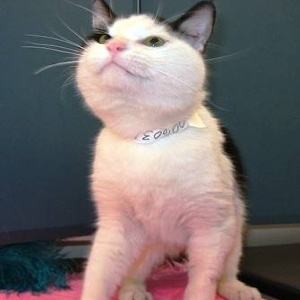
#> input picture Deep Learning/cat-bunny/val-cat-rabbit/cat/cat.106.jpg, 300 x 300 px, found by its file name; its folder holds only this picture in this run
$ python load_catbunny.py
#> lines starting #> are read from the running program, lines starting #| are printed output that depends on the picture
#%% Importamos las librerías necesarias
import numpy as np
from PIL import Image
import os


# %% functions
def load_category(cat:str, base_path:str):
#> called with cat = 'cat', base_path = './datasets/cat-bunny/train-cat-rabbit/'
    x_ = []
    labels = []
    path = os.path.join(base_path, cat)

    # Cargamos todas las imagenes
    for img_name in os.listdir(path):
        img_path = os.path.join(path, img_name)

        try:
            # Cargamos y reducimos tamaño
            img = Image.open(img_path).convert("RGB")
#> img is the input picture: PIL image 300x300 RGB; mean R, G, B 117.7, 109.8, 110.1
            img = img.resize((64, 64))
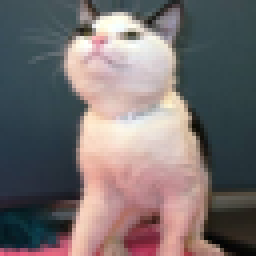
#> img: PIL image 64x64 RGB (shown 4 times larger); mean R, G, B 117.6, 109.8, 110.1
            # Pasamos a numpy y añadimos a lista y su categoria
            x_.append(np.array(img))

            if cat == "cat":
                labels.append(1)
            else:
                labels.append(0)

        except Exception as e:
            print(f"[Error] Falló la carga. {e} ")

    return np.array(x_) / 255, np.array(labels)


def load_set(base_path:str):
    # Cargamos las imagenes.
    X_ = []; Y_ = []
    for cat in ["cat", "rabbit"]:
        x, y_ = load_category(cat, base_path)
#> y_ = [1]
        X_.append(x); Y_.append(y_)

    X_ = np.vstack([X_[0], X_[1]])
    Y_ = np.hstack([Y_[0], Y_[1]])

    return X_, Y_


# %% Tests
if __name__ == "__main__":
#> (the run stopped early here; a loop or call above may not have finished)
